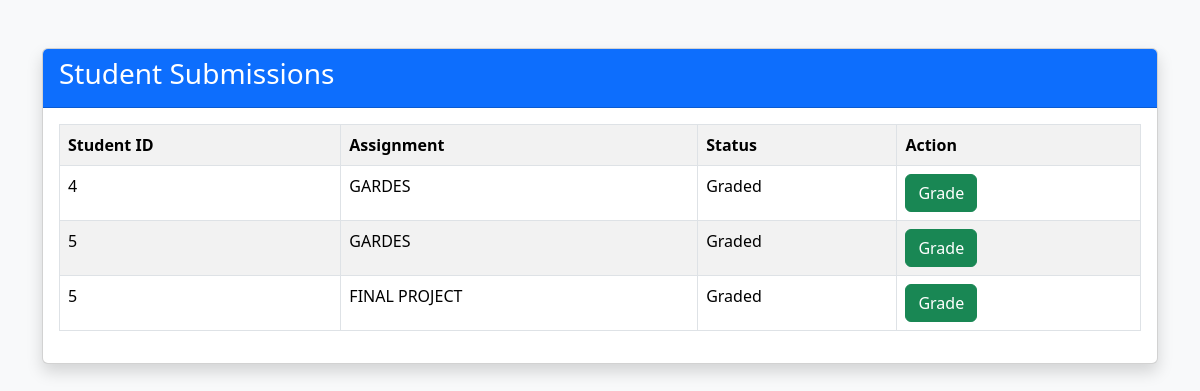
Screenshot of /teacher/review with the database file from the repository.
### models/assignment_model.py (models this page shows)
class Assignment(db.Model):
    id = db.Column(
        db.Integer,
        primary_key=True
    )
    teacher_assignment_id = db.Column(
        db.Integer,
        nullable=False
    )
    student_id = db.Column(
        db.Integer,
        nullable=False
    )
    title = db.Column(
        db.String(200),
        nullable=False
    )
    file_name = db.Column(
        db.String(300)
    )
    status = db.Column(
        db.String(50),
        default="Pending Review"
    )
    marks = db.Column(
        db.Integer,
        default=0
    )
    grade = db.Column(
        db.String(5)
    )
    feedback = db.Column(
        db.String(500)
    )

### routes/auth_routes.py (the view)
@app.route("/teacher/review")
def review_submissions():
    submissions = Assignment.query.all()
    return render_template(
        "review_submissions.html",
        submissions=submissions
    )

### templates/review_submissions.html (shortened to what this page needs)
<!DOCTYPE html>
<html>
<head>
<link
href="https://cdn.jsdelivr.net/npm/bootstrap@5.3.3/dist/css/bootstrap.min.css"
rel="stylesheet">
</head>
<body class="bg-light">
<div class="container mt-5">
<div class="card shadow">
<div class="card-header bg-primary text-white">
<h3>Student Submissions</h3>
</div>
<div class="card-body">
<table class="table table-bordered table-striped">
<tr>
<th>Student ID</th>
<th>Assignment</th>
<th>Status</th>
<th>Action</th>
</tr>
{% for a in submissions %}
<tr>
<td>{{ a.student_id }}</td>
<td>{{ a.title }}</td>
<td>{{ a.status }}</td>
<td>
<a
href="/teacher/grade/{{ a.id }}"
class="btn btn-success">
Grade
</a>
</td>
</tr>
{% endfor %}
</table>
</div>
</div>
</div>
</body>
</html>

### rows the page displays
Assignment: student_id "4", title "GARDES", status "Graded"
Assignment: student_id "5", title "GARDES", status "Graded"
Assignment: student_id "5", title "FINAL PROJECT", status "Graded"
